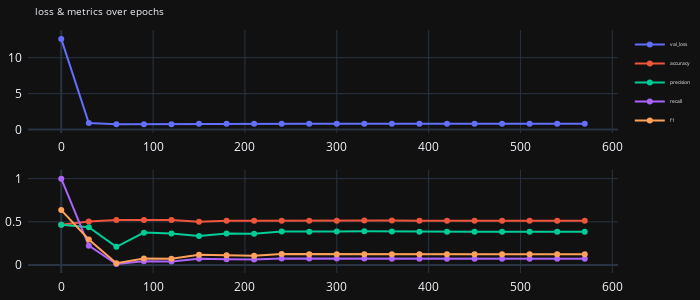
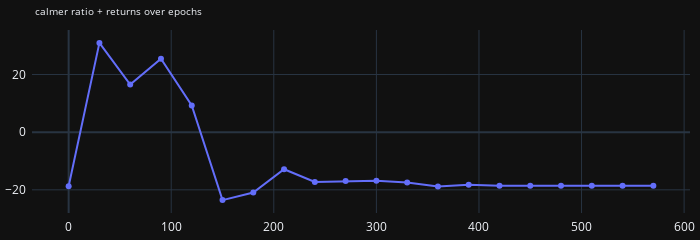
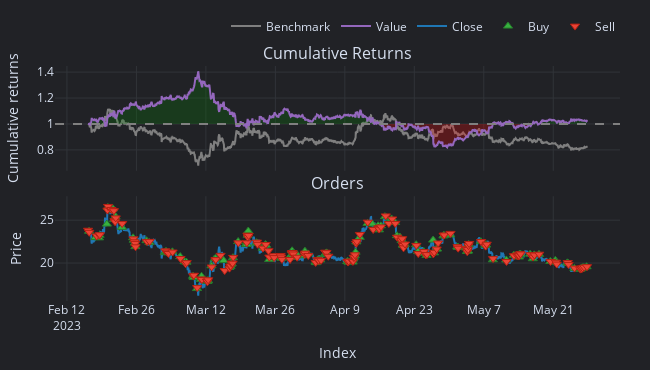
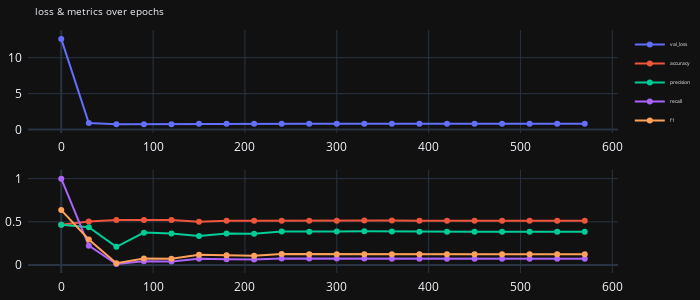

Write notebook code for charts like these, in order.
### Code cell
def objective(trial):
    
    random.seed(42)
    np.random.seed(42)
    torch.manual_seed(42)
    torch.use_deterministic_algorithms(True)


    # feature_idx = trial.suggest_int('feature_idx', 0, X_train_tensor.shape[2] - 1)
    X_train_selected = X_train_tensor[:, :, 20:39]
    X_val_selected = X_val_tensor[:, :, 20:39]
    # X_test_selected = X_test_tensor[:, :, feature_idx:feature_idx+1]
    
    # Move tensors to the MPS device
    X_train_selected_gpu = X_train_selected.float().to(device)
    X_val_selected_gpu = X_val_selected.float().to(device)
    y_train_tensor_gpu = y_train_tensor.long().to(device)
    y_val_tensor_gpu = y_val_tensor.long().to(device)
    
    out_dims = len(np.unique(y_train_tensor.cpu().numpy()))
    if binary:
        out_dims = 1
        y_train_tensor_gpu = y_train_tensor.float().to(device)
        y_val_tensor_gpu = y_val_tensor.float().to(device)
    
    # Create the model with bidirectional LSTM
    model = BiGRUClassifierWithAttention(input_dim=X_train_selected.shape[-1], hidden_dim=hidden_dim, num_layers=num_layers, output_dim=out_dims, dropout_rate=dropout_rate).to(device)
    optimiser = torch.optim.Adam(model.parameters(), lr=learning_rate)
    scheduler = optim.lr_scheduler.StepLR(optimiser, step_size=step_size, gamma=gamma)
    criterion = nn.CrossEntropyLoss(weight=class_weights_tensor)
    if binary:
        criterion = nn.BCEWithLogitsLoss()
        y_val_tensor_gpu = y_val_tensor_gpu.unsqueeze(1)
        


    rolling_window = deque(maxlen=rolling_window_size)
    epoch_nums_1 = []
    calmer_return = []
    val_loss = []
    accuracy = []
    precision = []
    recall = []
    f1 = []        
   
    model.train()
    for epoch in range(num_epochs): 
        optimiser.zero_grad()   
        output = model(X_train_selected_gpu)
        output = torch.squeeze(output)  # This removes the extra dimension
        loss = criterion(output, y_train_tensor_gpu)  # Ensure y_train is of type torch.long
        loss.backward()
        optimiser.step()
        scheduler.step()


        if epoch % print_epochs == 0:  # Adjust as needed
            financial_results = validate_financials(model, X_val_selected_gpu)
            
            validation_results = validate_multi_with_metrics(model, criterion, X_val_selected_gpu, y_val_tensor_gpu, device)
            if binary:
                validation_results = validate_binary_with_metrics(model, criterion, X_val_selected_gpu, y_val_tensor_gpu, device)
            epoch_nums_1.append(epoch)
            accuracy.append(validation_results['accuracy'])
            val_loss.append(validation_results['loss'])
            precision.append(validation_results['precision'])
            recall.append(validation_results['recall'])
            f1.append(validation_results['f1'])
            calmer_return.append(financial_results['calmer_returns'])
            rolling_window.append(financial_results['calmer_returns'])
            
            if len(rolling_window) == rolling_window_size:
                variance = np.var(list(rolling_window))
                
                if variance < variance_threshold:
                    print(f"Early stopping triggered epoch {epoch}. Variance is below the threshold.")
                    break
                if len(calmer_return) >= rolling_window_size and all(x < 0 for x in calmer_return[-rolling_window_size:]):
                    print(f"Early stopping triggered epoch {epoch}. The last {rolling_window_size} returns are negative.")
                    break
            

    plot_vals(epoch_nums_1, val_loss, accuracy, precision, recall, f1)
    plot_returns(epoch_nums_1, calmer_return)
    backtest(model, X_val_selected_gpu)
    return loss.item()

sampler = optuna.samplers.TPESampler(seed=42)
study = optuna.create_study(direction='minimize', sampler=sampler)
study.optimize(objective, n_trials=num_trials)

print('Best trial:', study.best_trial.params)

### Figure 1 — Plotly figure (JSON) as saved in the notebook; plotly's stock layout.template omitted (floating-point values rounded to 4 significant figures)
{"data": [{"mode": "lines+markers", "name": "val_loss", "type": "scatter", "x": [0, 30, 60, 90, 120, 150, 180, 210, 240, 270, 300, 330, 360, 390, 420, 450, 480, 510, 540, 570], "xaxis": "x", "y": [12.62, 0.8996, 0.7147, 0.7384, 0.7438, 0.791, 0.7881, 0.7872, 0.7965, 0.7962, 0.7968, 0.7977, 0.7984, 0.7988, 0.7989, 0.799, 0.799, 0.7991, 0.7991, 0.7991], "yaxis": "y"}, {"mode": "lines+markers", "name": "accuracy", "type": "scatter", "x": [0, 30, 60, 90, 120, 150, 180, 210, 240, 270, 300, 330, 360, 390, 420, 450, 480, 510, 540, 570], "xaxis": "x2", "y": [0.4658, 0.5043, 0.5205, 0.5209, 0.5205, 0.5006, 0.5114, 0.5118, 0.5139, 0.5135, 0.5139, 0.5147, 0.5143, 0.5135, 0.5139, 0.5139, 0.5139, 0.5139, 0.5139, 0.5139], "yaxis": "y2"}, {"mode": "lines+markers", "name": "precision", "type": "scatter", "x": [0, 30, 60, 90, 120, 150, 180, 210, 240, 270, 300, 330, 360, 390, 420, 450, 480, 510, 540, 570], "xaxis": "x2", "y": [0.4658, 0.4375, 0.2105, 0.375, 0.3659, 0.3347, 0.3659, 0.3622, 0.3881, 0.3853, 0.3871, 0.3907, 0.3879, 0.3843, 0.386, 0.386, 0.386, 0.386, 0.386, 0.386], "yaxis": "y2"}, {"mode": "lines+markers", "name": "recall", "type": "scatter", "x": [0, 30, 60, 90, 120, 150, 180, 210, 240, 270, 300, 330, 360, 390, 420, 450, 480, 510, 540, 570], "xaxis": "x2", "y": [1, 0.224, 0.0107, 0.0427, 0.04, 0.0729, 0.0667, 0.0631, 0.0756, 0.0747, 0.0747, 0.0747, 0.0738, 0.0738, 0.0738, 0.0738, 0.0738, 0.0738, 0.0738, 0.0738], "yaxis": "y2"}, {"mode": "lines+markers", "name": "f1", "type": "scatter", "x": [0, 30, 60, 90, 120, 150, 180, 210, 240, 270, 300, 330, 360, 390, 420, 450, 480, 510, 540, 570], "xaxis": "x2", "y": [0.6356, 0.2963, 0.0203, 0.0766, 0.0721, 0.1197, 0.1128, 0.1075, 0.1265, 0.1251, 0.1252, 0.1254, 0.124, 0.1238, 0.1239, 0.1239, 0.1239, 0.1239, 0.1239, 0.1239], "yaxis": "y2"}], "layout": {"autosize": false, "height": 300, "legend": {"font": {"size": 5}}, "margin": {"b": 5, "l": 5, "pad": 5, "r": 5, "t": 30}, "title": {"font": {"size": 10}, "text": "loss & metrics over epochs"}, "width": 700, "xaxis": {"anchor": "y", "domain": [0, 1]}, "xaxis2": {"anchor": "y2", "domain": [0, 1]}, "yaxis": {"anchor": "x", "domain": [0.575, 1]}, "yaxis2": {"anchor": "x2", "domain": [0, 0.425]}}}

### Figure 2 — Plotly figure (JSON) as saved in the notebook; plotly's stock layout.template omitted (floating-point values rounded to 4 significant figures)
{"data": [{"mode": "lines+markers", "name": "calmer returns", "type": "scatter", "x": [0, 30, 60, 90, 120, 150, 180, 210, 240, 270, 300, 330, 360, 390, 420, 450, 480, 510, 540, 570], "y": [-18.77, 30.97, 16.53, 25.51, 9.293, -23.56, -20.95, -12.85, -17.27, -16.96, -16.85, -17.48, -18.87, -18.26, -18.55, -18.55, -18.55, -18.55, -18.55, -18.55]}], "layout": {"autosize": false, "height": 150, "legend": {"font": {"size": 5}}, "margin": {"b": 5, "l": 5, "pad": 5, "r": 5, "t": 30}, "title": {"font": {"size": 10}, "text": "calmer ratio + returns over epochs"}, "width": 700}}

### Figure 3 — Plotly figure (JSON) as saved in the notebook; plotly's stock layout.template omitted (floating-point values rounded to 4 significant figures; data arrays with more than 128 entries replaced by an {"elided": "..."} marker saying what was removed)
{"data": [{"legendgroup": "0", "line": {"color": "#7f7f7f"}, "mode": "lines", "name": "Benchmark", "showlegend": true, "type": "scatter", "uid": "acc99394-11b9-43d2-a7f0-55ddf78e203e", "x": {"elided": "2415 str values"}, "xaxis": "x", "y": {"elided": "2415 float values"}, "yaxis": "y"}, {"hoverinfo": "skip", "line": {"color": "rgba(0, 0, 0, 0)", "width": 0}, "mode": "lines", "opacity": 0, "showlegend": false, "type": "scatter", "uid": "e19bbc44-5807-4dbc-b14b-b153ac2a4c96", "x": {"elided": "2415 str values"}, "xaxis": "x", "y": {"elided": "2415 int values"}, "yaxis": "y"}, {"connectgaps": false, "fill": "tonexty", "fillcolor": "rgba(0, 128, 0, 0.25)", "hoverinfo": "skip", "line": {"color": "rgba(0, 0, 0, 0)", "width": 0}, "mode": "lines", "opacity": 0, "showlegend": false, "type": "scatter", "uid": "41bc770c-d9ec-4269-a9aa-601b001383ff", "x": {"elided": "2415 str values"}, "xaxis": "x", "y": {"elided": "2415 float values"}, "yaxis": "y"}, {"hoverinfo": "skip", "line": {"color": "rgba(0, 0, 0, 0)", "width": 0}, "mode": "lines", "opacity": 0, "showlegend": false, "type": "scatter", "uid": "c65b8871-8849-4e9e-8909-0d763584f9a9", "x": {"elided": "2415 str values"}, "xaxis": "x", "y": {"elided": "2415 int values"}, "yaxis": "y"}, {"connectgaps": false, "fill": "tonexty", "fillcolor": "rgba(255, 0, 0, 0.25)", "hoverinfo": "skip", "line": {"color": "rgba(0, 0, 0, 0)", "width": 0}, "mode": "lines", "opacity": 0, "showlegend": false, "type": "scatter", "uid": "a5ac6b48-9edf-4d3d-9f1c-a53074a279cd", "x": {"elided": "2415 str values"}, "xaxis": "x", "y": {"elided": "2415 float values"}, "yaxis": "y"}, {"legendgroup": "1", "line": {"color": "#9467bd"}, "mode": "lines", "name": "Value", "showlegend": true, "type": "scatter", "uid": "9a3026b5-cf22-43cb-a31a-24497f8396e9", "x": {"elided": "2415 str values"}, "xaxis": "x", "y": {"elided": "2415 float values"}, "yaxis": "y"}, {"hoverinfo": "skip", "line": {"color": "rgba(0, 0, 0, 0)", "width": 0}, "mode": "lines", "opacity": 0, "showlegend": false, "type": "scatter", "uid": "82adde38-7d21-40d5-aa24-992629a4a7bb", "x": {"elided": "2415 str values"}, "xaxis": "x", "y": {"elided": "2415 int values"}, "yaxis": "y"}, {"legendgroup": "2", "line": {"color": "#1f77b4"}, "mode": "lines", "name": "Close", "showlegend": true, "type": "scatter", "uid": "103a0a1d-e288-4d5e-b63a-7073982c43ce", "x": {"elided": "2415 str values"}, "xaxis": "x2", "y": {"elided": "2415 float values"}, "yaxis": "y2"}, {"customdata": {"elided": "150x9 mixed values"}, "hovertemplate": "<br>Order Id: %{customdata[0]}\n<br>Signal Index: %{customdata[1]}\n<br>Creation Index: %{customdata[2]}\n<br>Fill Index: %{customdata[3]}\n<br>Size: %{customdata[4]:,}\n<br>Price: %{customdata[5]:,}\n<br>Fees: %{customdata[6]:,}\n<br>Type: %{customdata[7]}\n<br>Stop Type: %{customdata[8]}", "marker": {"color": "#37B13F", "line": {"color": "rgb(38,123,44)", "width": 1}, "size": 8, "symbol": "triangle-up"}, "mode": "markers", "name": "Buy", "type": "scatter", "uid": "011e8944-56f2-4ed6-ba4c-a57807bb214e", "x": {"elided": "150 str values"}, "xaxis": "x2", "y": {"elided": "150 float values"}, "yaxis": "y2"}, {"customdata": {"elided": "151x9 mixed values"}, "hovertemplate": "<br>Order Id: %{customdata[0]}\n<br>Signal Index: %{customdata[1]}\n<br>Creation Index: %{customdata[2]}\n<br>Fill Index: %{customdata[3]}\n<br>Size: %{customdata[4]:,}\n<br>Price: %{customdata[5]:,}\n<br>Fees: %{customdata[6]:,}\n<br>Type: %{customdata[7]}\n<br>Stop Type: %{customdata[8]}", "marker": {"color": "#EA4335", "line": {"color": "rgb(181,31,18)", "width": 1}, "size": 8, "symbol": "triangle-down"}, "mode": "markers", "name": "Sell", "type": "scatter", "uid": "6937445c-de97-4a0f-8433-b477376e32d1", "x": {"elided": "151 str values"}, "xaxis": "x2", "y": {"elided": "151 float values"}, "yaxis": "y2"}], "layout": {"annotations": [{"font": {"size": 16}, "showarrow": false, "text": "Cumulative Returns", "x": 0.5, "xanchor": "center", "xref": "paper", "y": 1, "yanchor": "bottom", "yref": "paper"}, {"font": {"size": 16}, "showarrow": false, "text": "Orders", "x": 0.5, "xanchor": "center", "xref": "paper", "y": 0.4459, "yanchor": "bottom", "yref": "paper"}], "height": 370, "legend": {"orientation": "h", "traceorder": "normal", "x": 1, "xanchor": "right", "y": 1.108, "yanchor": "bottom"}, "margin": {"b": 30, "l": 30, "r": 30, "t": 30}, "shapes": [{"line": {"color": "gray", "dash": "dash"}, "type": "line", "x0": 0, "x1": 1, "xref": "paper", "y0": 1, "y1": 1, "yref": "y"}], "showlegend": true, "width": 650, "xaxis": {"anchor": "y", "domain": [0, 1], "matches": "x2", "showticklabels": false}, "xaxis2": {"anchor": "y2", "domain": [0, 1], "title": {"text": "Index"}}, "yaxis": {"anchor": "x", "domain": [0.5541, 1], "title": {"text": "Cumulative returns"}}, "yaxis2": {"anchor": "x2", "domain": [0, 0.4459], "title": {"text": "Price"}}}}

### Figure 4 — Plotly figure (JSON) as saved in the notebook; plotly's stock layout.template omitted (floating-point values rounded to 4 significant figures)
{"data": [{"mode": "lines+markers", "name": "val_loss", "type": "scatter", "x": [0, 30, 60, 90, 120, 150, 180, 210, 240, 270, 300, 330, 360, 390, 420, 450, 480, 510, 540, 570], "xaxis": "x", "y": [12.62, 0.8996, 0.7147, 0.7384, 0.7438, 0.791, 0.7881, 0.7872, 0.7965, 0.7962, 0.7968, 0.7977, 0.7984, 0.7988, 0.7989, 0.799, 0.799, 0.7991, 0.7991, 0.7991], "yaxis": "y"}, {"mode": "lines+markers", "name": "accuracy", "type": "scatter", "x": [0, 30, 60, 90, 120, 150, 180, 210, 240, 270, 300, 330, 360, 390, 420, 450, 480, 510, 540, 570], "xaxis": "x2", "y": [0.4658, 0.5043, 0.5205, 0.5209, 0.5205, 0.5006, 0.5114, 0.5118, 0.5139, 0.5135, 0.5139, 0.5147, 0.5143, 0.5135, 0.5139, 0.5139, 0.5139, 0.5139, 0.5139, 0.5139], "yaxis": "y2"}, {"mode": "lines+markers", "name": "precision", "type": "scatter", "x": [0, 30, 60, 90, 120, 150, 180, 210, 240, 270, 300, 330, 360, 390, 420, 450, 480, 510, 540, 570], "xaxis": "x2", "y": [0.4658, 0.4375, 0.2105, 0.375, 0.3659, 0.3347, 0.3659, 0.3622, 0.3881, 0.3853, 0.3871, 0.3907, 0.3879, 0.3843, 0.386, 0.386, 0.386, 0.386, 0.386, 0.386], "yaxis": "y2"}, {"mode": "lines+markers", "name": "recall", "type": "scatter", "x": [0, 30, 60, 90, 120, 150, 180, 210, 240, 270, 300, 330, 360, 390, 420, 450, 480, 510, 540, 570], "xaxis": "x2", "y": [1, 0.224, 0.0107, 0.0427, 0.04, 0.0729, 0.0667, 0.0631, 0.0756, 0.0747, 0.0747, 0.0747, 0.0738, 0.0738, 0.0738, 0.0738, 0.0738, 0.0738, 0.0738, 0.0738], "yaxis": "y2"}, {"mode": "lines+markers", "name": "f1", "type": "scatter", "x": [0, 30, 60, 90, 120, 150, 180, 210, 240, 270, 300, 330, 360, 390, 420, 450, 480, 510, 540, 570], "xaxis": "x2", "y": [0.6356, 0.2963, 0.0203, 0.0766, 0.0721, 0.1197, 0.1128, 0.1075, 0.1265, 0.1251, 0.1252, 0.1254, 0.124, 0.1238, 0.1239, 0.1239, 0.1239, 0.1239, 0.1239, 0.1239], "yaxis": "y2"}], "layout": {"autosize": false, "height": 300, "legend": {"font": {"size": 5}}, "margin": {"b": 5, "l": 5, "pad": 5, "r": 5, "t": 30}, "title": {"font": {"size": 10}, "text": "loss & metrics over epochs"}, "width": 700, "xaxis": {"anchor": "y", "domain": [0, 1]}, "xaxis2": {"anchor": "y2", "domain": [0, 1]}, "yaxis": {"anchor": "x", "domain": [0.575, 1]}, "yaxis2": {"anchor": "x2", "domain": [0, 0.425]}}}
